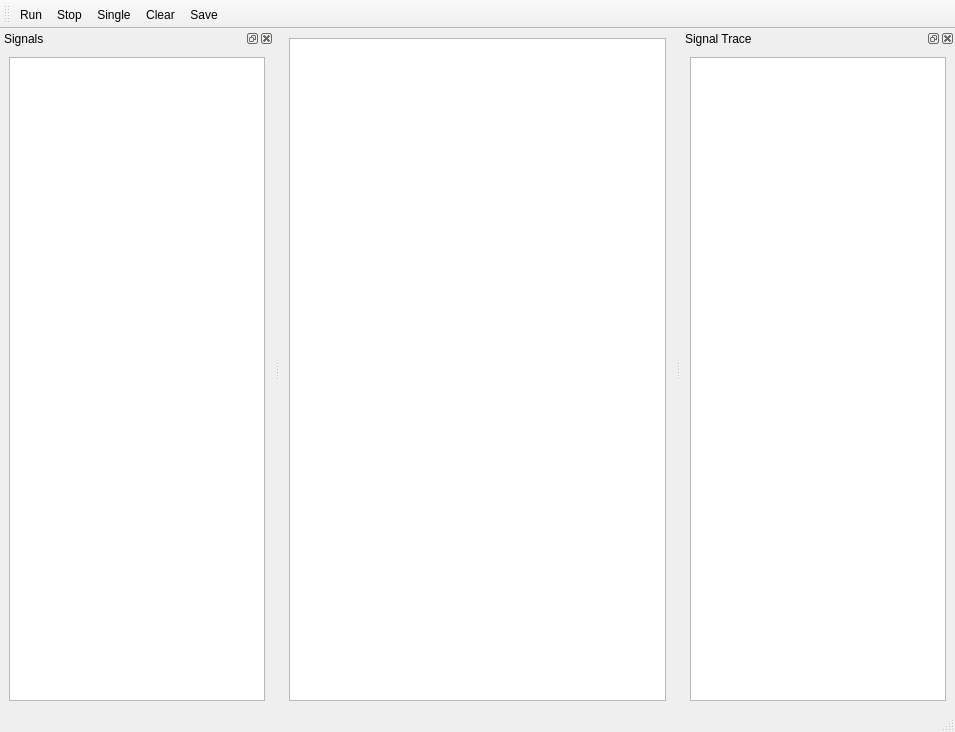
<?xml version="1.0" encoding="UTF-8"?>
<ui version="4.0">
 <class>LogicAnalyzer</class>
 <widget class="QMainWindow" name="LogicAnalyzer">
  <property name="geometry">
   <rect>
    <x>0</x>
    <y>0</y>
    <width>955</width>
    <height>732</height>
   </rect>
  </property>
  <property name="windowTitle">
   <string>Logic Analyzer</string>
  </property>
  <property name="windowIcon">
   <iconset resource="Experiment.qrc">
    <normaloff>:/petersIcons/icons/ChipScope.png</normaloff>:/petersIcons/icons/ChipScope.png</iconset>
  </property>
  <widget class="QWidget" name="centralwidget">
   <layout class="QGridLayout" name="gridLayout">
    <item row="0" column="0">
     <widget class="CoordinatePlotWidget" name="graphicsLayout"/>
    </item>
   </layout>
  </widget>
  <widget class="QToolBar" name="toolBar">
   <property name="windowTitle">
    <string>toolBar</string>
   </property>
   <attribute name="toolBarArea">
    <enum>TopToolBarArea</enum>
   </attribute>
   <attribute name="toolBarBreak">
    <bool>false</bool>
   </attribute>
   <addaction name="actionRun"/>
   <addaction name="actionStop"/>
   <addaction name="actionSingle"/>
   <addaction name="actionClear"/>
   <addaction name="actionSave"/>
  </widget>
  <widget class="QStatusBar" name="statusBar"/>
  <widget class="QDockWidget" name="dockWidget">
   <property name="windowTitle">
    <string>Signal Trace</string>
   </property>
   <attribute name="dockWidgetArea">
    <number>2</number>
   </attribute>
   <widget class="QWidget" name="dockWidgetContents">
    <layout class="QVBoxLayout" name="verticalLayout">
     <item>
      <widget class="TableViewRotatedHorizontalHeader" name="traceTableView"/>
     </item>
    </layout>
   </widget>
  </widget>
  <widget class="QDockWidget" name="dockWidget_3">
   <property name="minimumSize">
    <size>
     <width>40</width>
     <height>111</height>
    </size>
   </property>
   <property name="windowTitle">
    <string>Signals</string>
   </property>
   <attribute name="dockWidgetArea">
    <number>1</number>
   </attribute>
   <widget class="QWidget" name="dockWidgetContents_3">
    <layout class="QVBoxLayout" name="verticalLayout_2">
     <item>
      <widget class="QTableView" name="signalTableView"/>
     </item>
    </layout>
   </widget>
  </widget>
  <action name="actionExpand">
   <property name="text">
    <string>Expand</string>
   </property>
  </action>
  <action name="actionRun">
   <property name="icon">
    <iconset resource="Experiment.qrc">
     <normaloff>:/openicon/icons/media-playback-start-7.png</normaloff>:/openicon/icons/media-playback-start-7.png</iconset>
   </property>
   <property name="text">
    <string>Run</string>
   </property>
  </action>
  <action name="actionStop">
   <property name="icon">
    <iconset resource="Experiment.qrc">
     <normaloff>:/openicon/icons/media-playback-stop-7.png</normaloff>:/openicon/icons/media-playback-stop-7.png</iconset>
   </property>
   <property name="text">
    <string>Stop</string>
   </property>
  </action>
  <action name="actionSingle">
   <property name="text">
    <string>Single</string>
   </property>
  </action>
  <action name="actionClear">
   <property name="icon">
    <iconset resource="Experiment.qrc">
     <normaloff>:/kde/icons/edit_clear.png</normaloff>:/kde/icons/edit_clear.png</iconset>
   </property>
   <property name="text">
    <string>Clear</string>
   </property>
  </action>
  <action name="actionSave">
   <property name="icon">
    <iconset resource="Experiment.qrc">
     <normaloff>:/kde/icons/filesave.png</normaloff>:/kde/icons/filesave.png</iconset>
   </property>
   <property name="text">
    <string>Save</string>
   </property>
   <property name="shortcut">
    <string>Ctrl+S</string>
   </property>
  </action>
 </widget>
 <customwidgets>
  <customwidget>
   <class>CoordinatePlotWidget</class>
   <extends>QGraphicsView</extends>
   <header>uiModules.CoordinatePlotWidget</header>
  </customwidget>
  <customwidget>
   <class>TableViewRotatedHorizontalHeader</class>
   <extends>QTableView</extends>
   <header>uiModules.TableViewRotatedHorizontalHeader</header>
  </customwidget>
 </customwidgets>
 <resources>
  <include location="Experiment.qrc"/>
 </resources>
 <connections/>
</ui>
